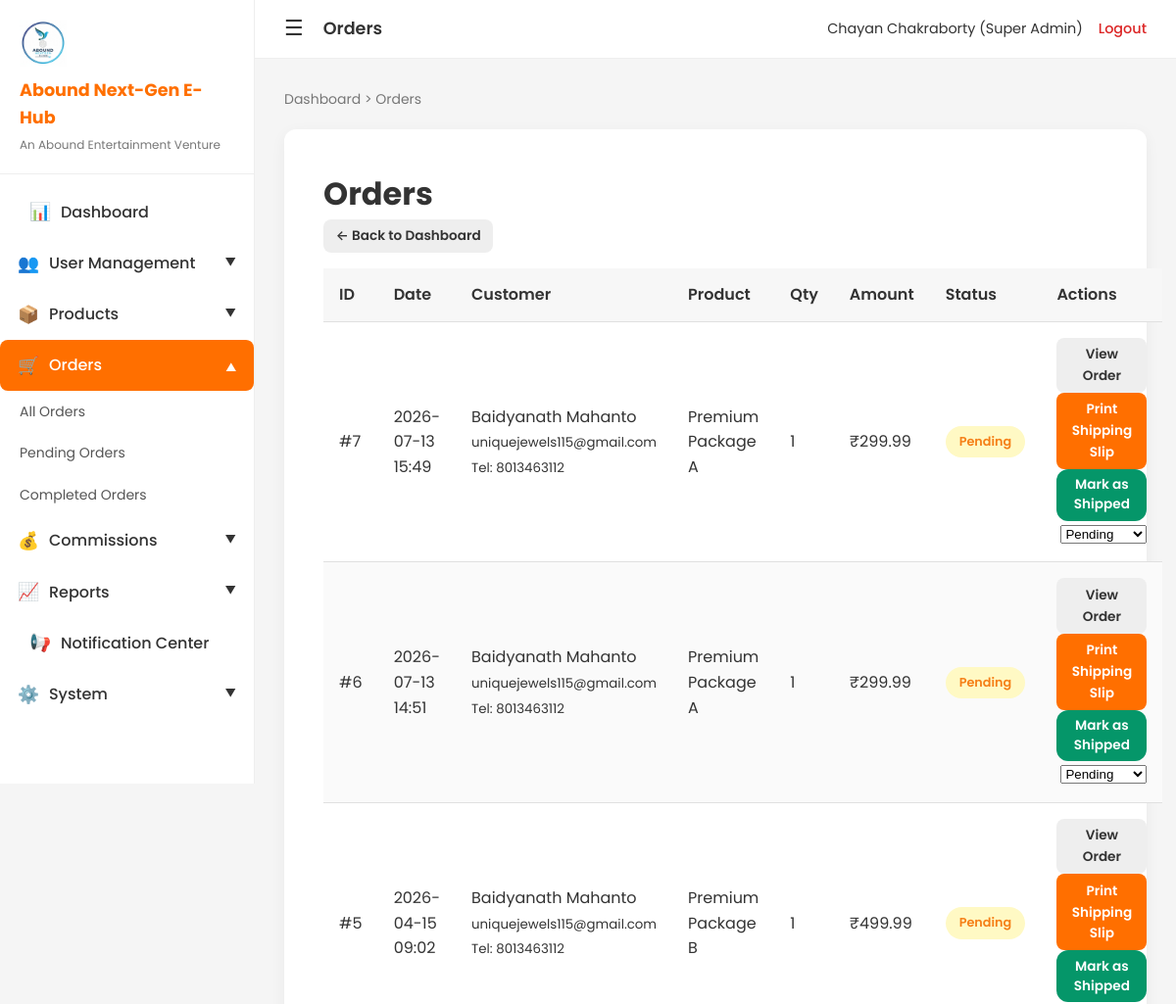
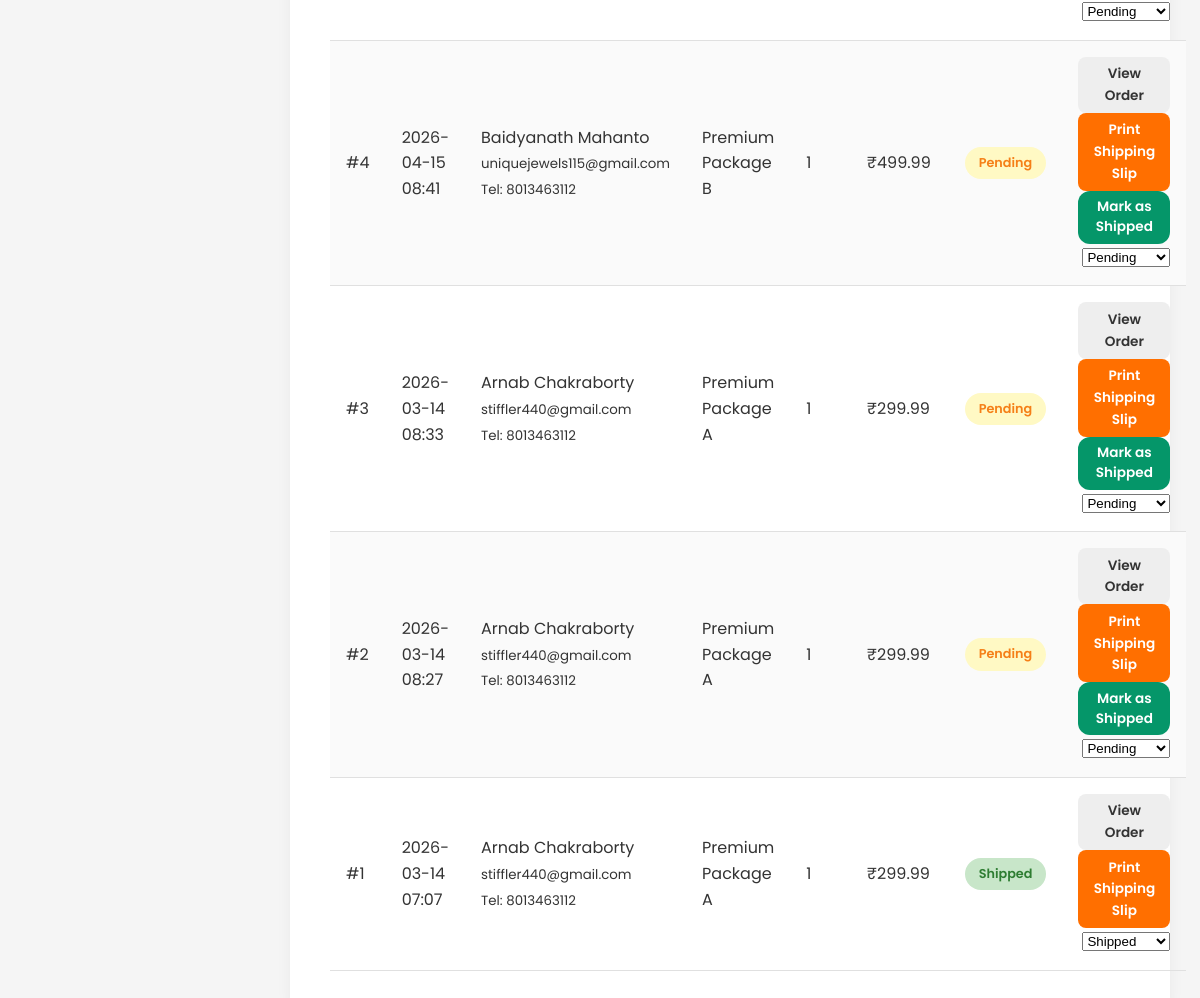
/admin-orders (signed in), run on an earlier commit of the app's database (2 pictures, top to bottom).
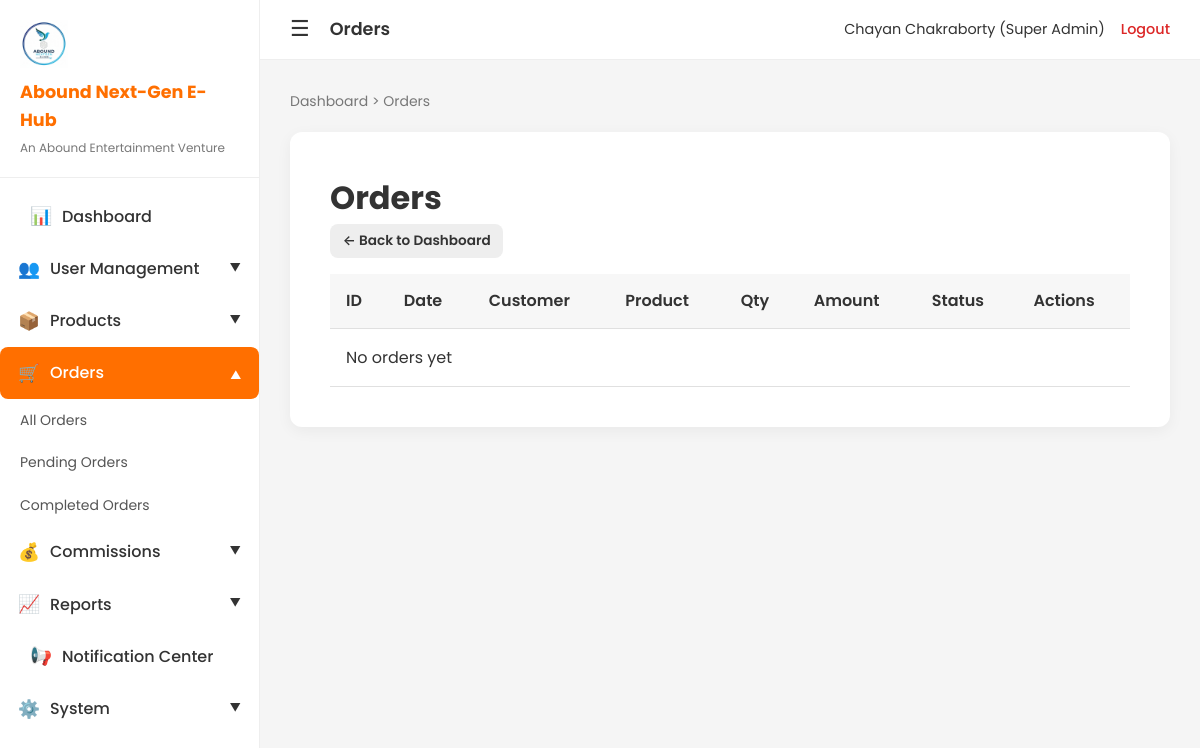
And on a later commit of the database.
### app.py (models this page shows, shortened)
class User(db.Model):
    id = db.Column(db.Integer, primary_key=True)
    username = db.Column(db.String(80), unique=True, nullable=False)
    email = db.Column(db.String(120), unique=True, nullable=False)
    password_hash = db.Column(db.String(255), nullable=False)
    full_name = db.Column(db.String(100), nullable=False)
    user_level = db.Column(db.Integer, default=1)  # 1-10 for sales; 0/None = admin/super_admin (no level)
    parent_id = db.Column(db.Integer, db.ForeignKey('user.id'), nullable=True)
    referral_id = db.Column(db.String(12), unique=True, nullable=True)  # ABN + 5 chars
    created_at = db.Column(db.DateTime, default=datetime.utcnow)
    is_active = db.Column(db.Boolean, default=True)
    user_status = db.Column(db.String(20), default='active')  # active, inactive, suspended
    is_admin = db.Column(db.Boolean, default=False)  # Legacy
    user_role = db.Column(db.String(20), default='user')  # user, admin, super_admin
    phone = db.Column(db.String(20), nullable=True)
    address = db.Column(db.String(255), nullable=True)
    position = db.Column(db.String(80), nullable=True)
    children = db.relationship('User', backref=db.backref('parent', remote_side=[id]), lazy='dynamic')
    @property
    def level_name(self):
        r = getattr(self, 'user_role', None)
        if r == 'super_admin':
            return 'Super Admin'
    @property
    def is_super_admin(self):
        return getattr(self, 'user_role', None) == 'super_admin'
    @property
    def is_admin_role(self):
        r = getattr(self, 'user_role', None)
        return r in ('admin', 'super_admin')
    @property
    def is_sales_user(self):
        return getattr(self, 'user_role', None) == 'user'

class Order(db.Model):
    id = db.Column(db.Integer, primary_key=True)
    user_id = db.Column(db.Integer, db.ForeignKey('user.id'), nullable=False)
    product_id = db.Column(db.Integer, db.ForeignKey('product.id'), nullable=False)
    amount = db.Column(db.Float, nullable=False)
    quantity = db.Column(db.Integer, default=1)
    shipping_address = db.Column(db.String(500), nullable=True)
    shipment_notes = db.Column(db.String(500), nullable=True)
    phone = db.Column(db.String(20), nullable=True)
    status = db.Column(db.String(20), default='Pending')  # Pending, Processing, Shipped, Delivered, Cancelled
    payment_status = db.Column(db.String(20), default='Pending')  # Pending, Paid - commission only when Paid
    razorpay_order_id = db.Column(db.String(64), nullable=True)
    commission_generated = db.Column(db.Boolean, default=False)
    shipped_at = db.Column(db.DateTime, nullable=True)
    created_at = db.Column(db.DateTime, default=datetime.utcnow)
    user = db.relationship('User', backref='orders')
    product = db.relationship('Product', backref='orders')

class Product(db.Model):
    id = db.Column(db.Integer, primary_key=True)
    name = db.Column(db.String(100), nullable=False)
    description = db.Column(db.Text)
    price = db.Column(db.Float, nullable=False)
    image_url = db.Column(db.String(255))
    category_id = db.Column(db.Integer, db.ForeignKey('category.id'), nullable=True)
    stock_quantity = db.Column(db.Integer, default=0)  # 0 = unlimited or use null
    sku = db.Column(db.String(50), nullable=True)
    weight = db.Column(db.Float, nullable=True)
    dimensions = db.Column(db.String(100), nullable=True)
    created_at = db.Column(db.DateTime, default=datetime.utcnow)

### app.py (the view)
@app.route('/admin/orders')
@app.route('/admin-orders')
@require_admin
def admin_orders():
    status_filter = request.args.get('status', '').lower()
    q = Order.query
    if status_filter == 'pending':
        q = q.filter(Order.status.in_(['Pending', 'Processing']))
    elif status_filter == 'completed':
        q = q.filter(Order.status.in_(['Shipped', 'Delivered']))
    orders = q.order_by(Order.created_at.desc()).limit(200).all()
    return render_template('admin/orders.html', orders=orders, status_filter=status_filter)

### app.py (called while the page is built)
def get_logo_url():
    img_dir = app.config['UPLOAD_FOLDER']
    if not os.path.isdir(img_dir):
        return None
    for ext in ['png', 'jpg', 'jpeg', 'webp', 'svg', 'gif']:
        path = os.path.join(img_dir, f'logo.{ext}')
        if os.path.isfile(path):
            return url_for('static', filename=f'images/logo.{ext}')
    return None

def get_director_profile_url():
    img_dir = app.config['UPLOAD_FOLDER']
    if not os.path.isdir(img_dir):
        return None
    for ext in ['png', 'jpg', 'jpeg', 'webp']:
        path = os.path.join(img_dir, f'director-profile.{ext}')
        if os.path.isfile(path):
            return url_for('static', filename=f'images/director-profile.{ext}')
    return None

def get_director_signature_url():
    img_dir = app.config['UPLOAD_FOLDER']
    if not os.path.isdir(img_dir):
        return None
    for ext in ['png', 'jpg', 'jpeg', 'webp']:
        path = os.path.join(img_dir, f'director-signature.{ext}')
        if os.path.isfile(path):
            return url_for('static', filename=f'images/director-signature.{ext}')
    return None

@app.context_processor
def inject_globals():
    d = {
        'logo_url': get_logo_url(),
        'director_profile_url': get_director_profile_url(),
        'director_signature_url': get_director_signature_url(),
        'app_url': app.config['APP_URL']
    }
    if 'user_id' in session:
        u = User.query.get(session['user_id'])
        d['is_admin'] = u.is_admin_role if u else False
        d['is_super_admin'] = u.is_super_admin if u else False
        d['current_user'] = u
    else:
        d['is_admin'] = False
        d['is_super_admin'] = False
        d['current_user'] = None
    return d

@app.before_request
def check_user_active():
    if 'user_id' not in session or request.endpoint in (None, 'logout', 'login'):
        return
    user = User.query.get(session.get('user_id'))
    if user and user.is_sales_user and not user.is_user_active:
        session.clear()
        flash('Your account is inactive. Please contact administrator.', 'error')
        return redirect(url_for('login'))

### templates/admin/orders.html (shortened to what this page needs)
{% extends "base.html" %}
{% block topbar_title %}Orders{% endblock %}
{% block breadcrumb %}<a href="{{ url_for('admin_dashboard') }}">Dashboard</a> > Orders{% endblock %}
{% block content %}
<div class="admin-page">
    <h1>Orders</h1>
    <p><a href="{{ url_for('admin_dashboard') }}" class="btn btn-secondary btn-sm">← Back to Dashboard</a></p>
    <div class="table-responsive">
    <table class="admin-table">
        <thead>
            <tr>
                <th>ID</th><th>Date</th><th>Customer</th><th>Product</th><th>Qty</th><th>Amount</th><th>Status</th><th>Actions</th>
            </tr>
        </thead>
        <tbody>
            {% for o in orders %}
            <tr id="order-row-{{ o.id }}">
                <td>#{{ o.id }}</td>
                <td>{{ o.created_at.strftime('%Y-%m-%d %H:%M') }}</td>
                <td>{{ o.user.full_name }}<br><small>{{ o.user.email }}</small><br>{% if o.phone or o.user.phone %}<small>Tel: {{ o.phone or o.user.phone }}</small>{% endif %}</td>
                <td>{{ o.product.name }}</td>
                <td>{{ o.quantity or 1 }}</td>
                <td>₹{{ "%.2f"|format(o.amount * (o.quantity or 1)) }}</td>
                <td><span class="badge badge-status-{{ (o.status or 'Pending')|lower }}">{{ o.status or 'Pending' }}</span></td>
                <td>
                    <a href="{{ url_for('admin_order_shipping_slip', order_id=o.id) }}" class="btn btn-secondary btn-sm" target="_blank">View Order</a>
                    <a href="{{ url_for('admin_order_shipping_slip', order_id=o.id) }}" class="btn btn-primary btn-sm no-print" target="_blank">Print Shipping Slip</a>
                    {% if o.status != 'Shipped' and o.status != 'Delivered' and o.status != 'Cancelled' %}
                    <button type="button" class="btn btn-sm btn-mark-shipped" data-order-id="{{ o.id }}" style="background:#059669;color:white;">Mark as Shipped</button>
                    {% endif %}
                    <form method="POST" action="{{ url_for('admin_order_status', order_id=o.id) }}" style="display:inline; margin-left: 0.25rem;">
                        <select name="status" onchange="this.form.submit()" class="status-select">
                            <option value="Pending" {% if o.status == 'Pending' %}selected{% endif %}>Pending</option>
                            <option value="Shipped" {% if o.status == 'Shipped' %}selected{% endif %}>Shipped</option>
                        </select>
                    </form>
                </td>
            </tr>
            {% endfor %}
            {% if not orders %}
            <tr><td colspan="8">No orders yet</td></tr>
            {% endif %}
        </tbody>
    </table>
    </div>
</div>
{% endblock %}

### templates/base.html (shortened to what this page needs)
<!DOCTYPE html>
<html lang="en">
<head>
    <link rel="stylesheet" href="{{ url_for('static', filename='css/style.css') }}?v=3">
</head>
<body class="{% if 'user_id' in session %}internal-layout{% endif %}">
    {% if 'user_id' in session %}
    <aside class="app-sidebar" id="app-sidebar">
        <div class="sidebar-header">
            {% if logo_url %}<img src="{{ logo_url }}" alt="Logo" class="sidebar-logo">{% endif %}
            <h2 class="sidebar-brand">Abound Next-Gen E-Hub</h2>
            <span class="sidebar-subtitle">An Abound Entertainment Venture</span>
        </div>
        <nav class="sidebar-nav">
            {% if is_admin %}
            <div class="sidebar-menu">
                <a href="{{ url_for('admin_dashboard') }}" class="sidebar-item {% if request.endpoint == 'admin_dashboard' %}active{% endif %}">
                    <span class="sidebar-icon">📊</span> Dashboard
                </a>
            </div>
            {% if is_super_admin %}
            <div class="sidebar-accordion" data-menu="users">
                <div class="sidebar-item accordion-toggle {% if request.endpoint in ['admin_users','admin_user','admin_user_create','admin_reassign_user'] %}active{% endif %}">
                    <span class="sidebar-icon">👥</span> User Management
                    <span class="accordion-arrow">▼</span>
                </div>
            </div>
            {% endif %}
            <div class="sidebar-accordion" data-menu="products">
                <div class="sidebar-item accordion-toggle {% if request.endpoint in ['admin_products','admin_product_add','admin_product_edit'] %}active{% endif %}">
                    <span class="sidebar-icon">📦</span> Products
                    <span class="accordion-arrow">▼</span>
                </div>
            </div>
            <div class="sidebar-accordion" data-menu="orders">
                <div class="sidebar-item accordion-toggle {% if request.endpoint == 'admin_orders' %}active{% endif %}">
                    <span class="sidebar-icon">🛒</span> Orders
                    <span class="accordion-arrow">▼</span>
                </div>
                <div class="accordion-content">
                    <a href="{{ url_for('admin_orders') }}" class="sidebar-subitem">All Orders</a>
                    <a href="{{ url_for('admin_orders') }}?status=pending" class="sidebar-subitem">Pending Orders</a>
                    <a href="{{ url_for('admin_orders') }}?status=completed" class="sidebar-subitem">Completed Orders</a>
                </div>
            </div>
            <div class="sidebar-accordion" data-menu="commissions">
                <div class="sidebar-item accordion-toggle {% if request.endpoint in ['admin_commissions','admin_wallets'] %}active{% endif %}">
                    <span class="sidebar-icon">💰</span> Commissions
                    <span class="accordion-arrow">▼</span>
                </div>
            </div>
            {% if is_super_admin %}
            <div class="sidebar-accordion" data-menu="reports">
                <div class="sidebar-item accordion-toggle">
                    <span class="sidebar-icon">📈</span> Reports
                    <span class="accordion-arrow">▼</span>
                </div>
            </div>
            <div class="sidebar-menu">
                <a href="{{ url_for('admin_notifications') }}" class="sidebar-item {% if request.endpoint == 'admin_notifications' %}active{% endif %}">
                    <span class="sidebar-icon">📢</span> Notification Center
                </a>
            </div>
            <div class="sidebar-accordion" data-menu="system">
                <div class="sidebar-item accordion-toggle {% if request.endpoint in ['admin_activity_logs','admin_tree_health','admin_recalculate_commission','email_test'] %}active{% endif %}">
                    <span class="sidebar-icon">⚙️</span> System
                    <span class="accordion-arrow">▼</span>
                </div>
            </div>
            {% endif %}
            {% endif %}
        </nav>
    </aside>
    <div class="app-main">
        <header class="app-topbar">
            <div class="topbar-left">
                <button type="button" class="hamburger-btn" id="hamburger-btn" aria-label="Toggle menu">☰</button>
                <span class="topbar-title">{% block topbar_title %}Dashboard{% endblock %}</span>
            </div>
            <div class="topbar-user">
                <span class="topbar-name">{{ current_user.full_name if current_user else session.username }} ({{ current_user.level_name if current_user else session.get('level_name', 'Sales Executive') }})</span>
                <a href="{{ url_for('logout') }}" class="topbar-logout">Logout</a>
            </div>
        </header>
        <div class="app-content">
            <nav class="app-breadcrumb">{% block breadcrumb %}{% endblock %}</nav>
            <div class="main-page-card">
                {% block content %}{% endblock %}
            </div>
        </div>
    </div>
    {% endif %}
</body>
</html>

What changed in the data, as far as the page shows it:
removed Order: id "7", created_at "2026-07-13 15:49", user.full_name "Baidyanath Mahanto", user.email "uniquejewels115@gmail.com", phone "8013463112", product.name "Premium Package A", quantity "1", o.amount*(o.quantityor1) "299.99", status "Pending"
removed Order: id "6", created_at "2026-07-13 14:51", user.full_name "Baidyanath Mahanto", user.email "uniquejewels115@gmail.com", phone "8013463112", product.name "Premium Package A", quantity "1", o.amount*(o.quantityor1) "299.99", status "Pending"
removed Order: id "5", created_at "2026-04-15 09:02", user.full_name "Baidyanath Mahanto", user.email "uniquejewels115@gmail.com", phone "8013463112", product.name "Premium Package B", quantity "1", o.amount*(o.quantityor1) "499.99", status "Pending"
removed Order: id "4", created_at "2026-04-15 08:41", user.full_name "Baidyanath Mahanto", user.email "uniquejewels115@gmail.com", phone "8013463112", product.name "Premium Package B", quantity "1", o.amount*(o.quantityor1) "499.99", status "Pending"
removed Order: id "3", created_at "2026-03-14 08:33", user.full_name "Arnab Chakraborty", user.email "stiffler440@gmail.com", phone "8013463112", product.name "Premium Package A", quantity "1", o.amount*(o.quantityor1) "299.99", status "Pending"
removed Order: id "2", created_at "2026-03-14 08:27", user.full_name "Arnab Chakraborty", user.email "stiffler440@gmail.com", phone "8013463112", product.name "Premium Package A", quantity "1", o.amount*(o.quantityor1) "299.99", status "Pending"
removed Order: id "1", created_at "2026-03-14 07:07", user.full_name "Arnab Chakraborty", user.email "stiffler440@gmail.com", phone "8013463112", product.name "Premium Package A", quantity "1", o.amount*(o.quantityor1) "299.99", status "Shipped"
Also different on the page:
text now shown: "No orders yet"
